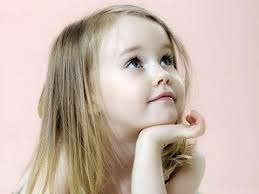
#> input picture 04-Image Enhancement & Filtering on Images/images/little_girl.jpg, 259 x 194 px
$ jupyter execute 17-Laplacian-Edge-Detector.ipynb   (older library calls are emulated)
#> lines starting #> are read from the running program, lines starting #| are printed output that depends on the picture
## 1- Importing Libaries

[cell 1]
import cv2
import numpy as np
import matplotlib.pyplot as plt

## 2- laplacian Edge Detection

[cell 2]
src = cv2.imread("images/little_girl.jpg")
#> src is the input picture: shape (194, 259, 3); mean B, G, R 175.4, 186.3, 204.4

# Remove noise by blurring with a Gaussian filter
src = cv2.GaussianBlur(src, (3, 3), 0)

src_gray = cv2.cvtColor(src, cv2.COLOR_BGR2GRAY)
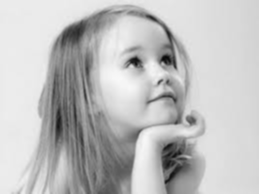
#> src_gray: shape (194, 259); min 9, max 248, mean 190.5

dst = cv2.Laplacian(src_gray, cv2.CV_16S, ksize=3)
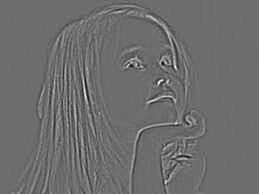
#> dst: shape (194, 259) int16; min -274, max 362, mean 0; drawn with min black and max white

abs_dst = cv2.convertScaleAbs(dst)
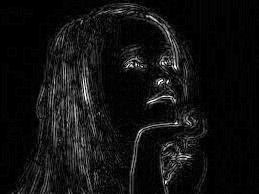
#> abs_dst: shape (194, 259); min 0, max 255, mean 16.9


plt.figure(figsize=[12,7])
plt.subplot(121);plt.imshow(src[...,::-1]);plt.title("Original")
plt.subplot(122);plt.imshow(abs_dst, cmap='gray');plt.title("Laplacian")
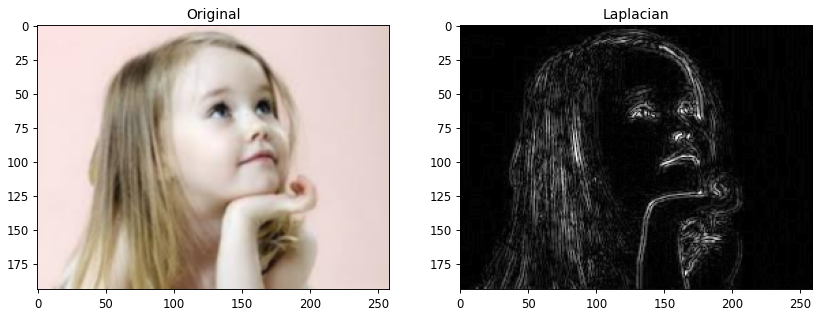
#> figure drawn by matplotlib, 2 panels
